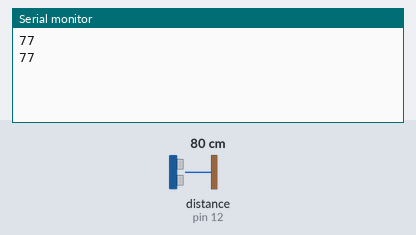
The sketch below on a simulated Arduino Uno, built with avr-gcc and run on an emulated ATmega328P. On the bench: the last lines printed to the serial monitor. Wiring (inferred from the names in the program): ultrasonic range finder: trigger pin 13; echo pin 12. Inputs (shaded band) come from the test bench; at power-on: distance to the obstacle (sensor on pin 12) 80 cm. The echo pulse lasts 58.3 µs per cm.

Above: at 2.8 s.
2.9 s: distance to the obstacle (sensor on pin 12) set to 2 cm
At 3.6 s:
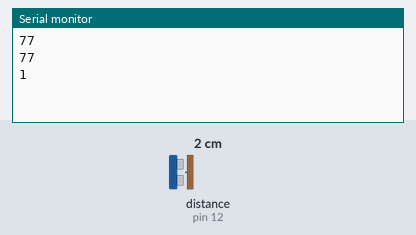
4.4 s: distance to the obstacle (sensor on pin 12) set to 4 cm
At 5.8 s:
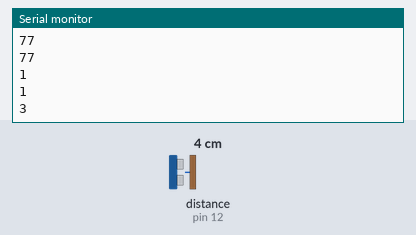
Timing chart, 0 to 7.4 s (numbered marks = the images above; inputs shaded):
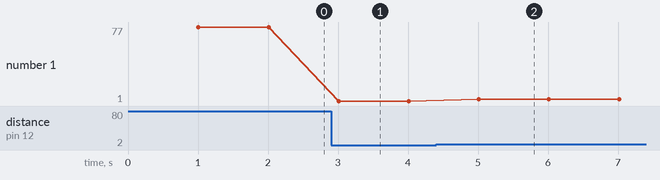

Measured:
- after the input at 2.9 s, the serial monitor: prints a new line after 0.11 s (image 1)
- after the input at 4.4 s, the serial monitor: prints a new line after 0.61 s (image 2)
- plotted number 1: 77 → 1 after the input at 2.9 s, 1 → 3 after the input at 4.4 s

The sketch:

sketch_mar28b.ino
```cpp
#define echo 12
#define trig 13

void setup() {
  pinMode(echo, INPUT);
  pinMode(trig, OUTPUT);

  Serial.begin(9600);
}

void loop() {
  delay(1000);
  digitalWrite(trig, LOW);
  delayMicroseconds(5);
  digitalWrite(trig, HIGH);
  delayMicroseconds(10);
  digitalWrite(trig, LOW);
  Serial.println(pulseIn(echo, HIGH)/60);
}
```
